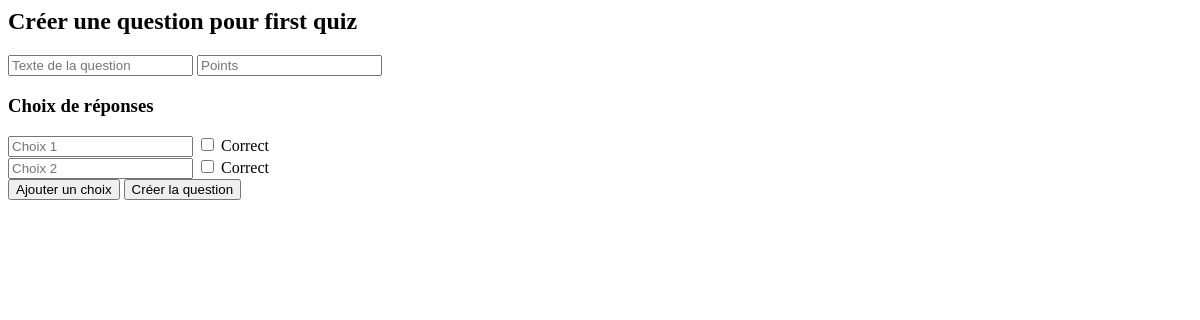
Before: /create_question/1/ (signed in) with the older database file.
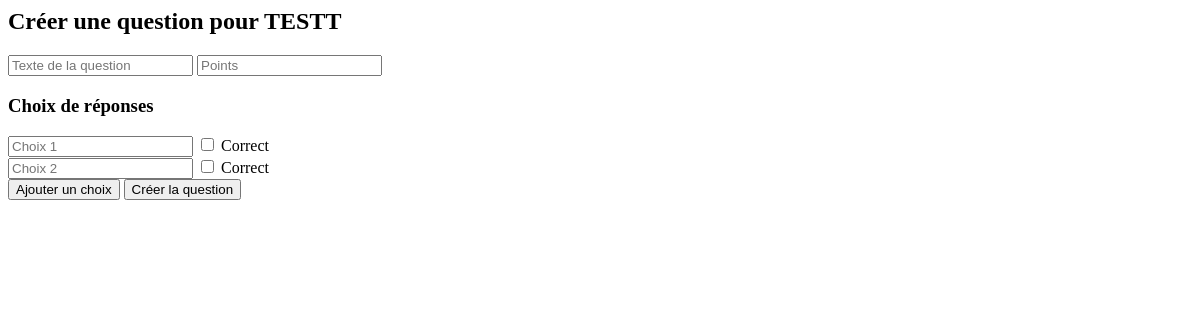
After: the same page with the newer database file.
### utilisateurs/models.py (models this page shows)
class Quiz(models.Model):
    chapitre = models.ForeignKey(Chapitre, on_delete=models.CASCADE)
    title = models.CharField(max_length=200)
    teacher = models.ForeignKey(Enseignant, on_delete=models.CASCADE)
    created_at = models.DateTimeField(auto_now_add=True)

### utilisateurs/views.py (the view, shortened to what this page needs)
# urls.py: path('create_question/<int:quiz_id>/', utilisateurs_views.create_question, name='create_question'),
@login_required
def create_question(request, quiz_id):
    quiz = get_object_or_404(Quiz, id=quiz_id)
    return render(request, 'Enseignant/create_question.html', {'quiz': quiz})

### utilisateurs/templates/Enseignant/create_question.html (shortened to what this page needs)
<form method="POST">
    <h2>Créer une question pour {{ quiz.title }}</h2>
    <input type="text" name="text" placeholder="Texte de la question" required>
    <input type="number" name="points" placeholder="Points" required>
    <h3>Choix de réponses</h3>
    <div id="choices">
        <div class="choice">
            <input type="text" name="choice_text_0" placeholder="Choix 1" required>
            <label>
                <input type="checkbox" name="is_correct_0"> Correct
            </label>
        </div>
        <div class="choice">
            <input type="text" name="choice_text_1" placeholder="Choix 2" required>
            <label>
                <input type="checkbox" name="is_correct_1"> Correct
            </label>
        </div>
    </div>
    <button type="button" onclick="addChoice()">Ajouter un choix</button>
    <button type="submit">Créer la question</button>
</form>

Changed rows visible on the page:
changed Quiz: title "first quiz" → "TESTT"
